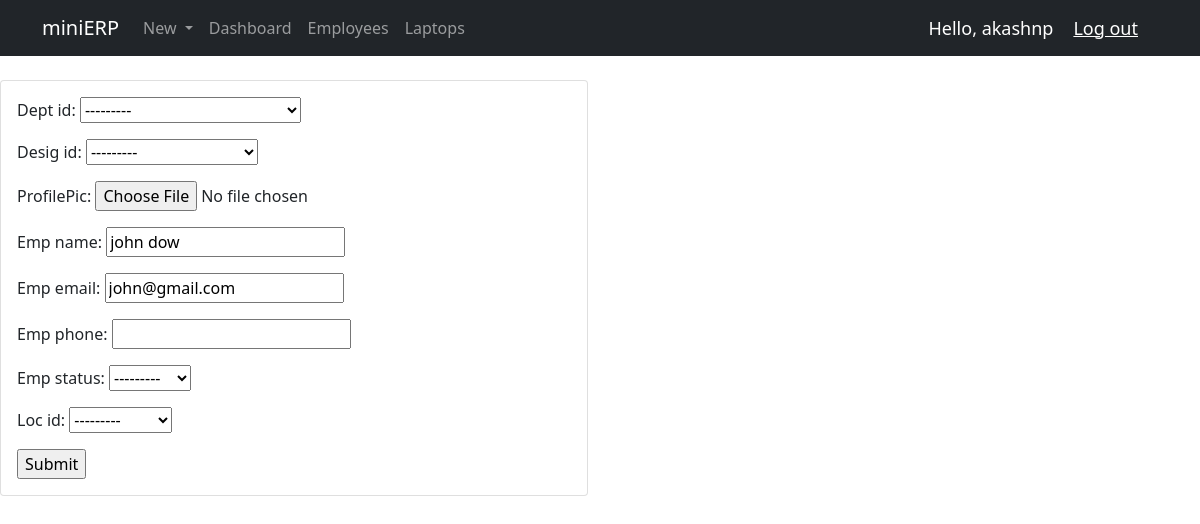
The page /employee_edit/15 (signed in) on the database as committed earlier.
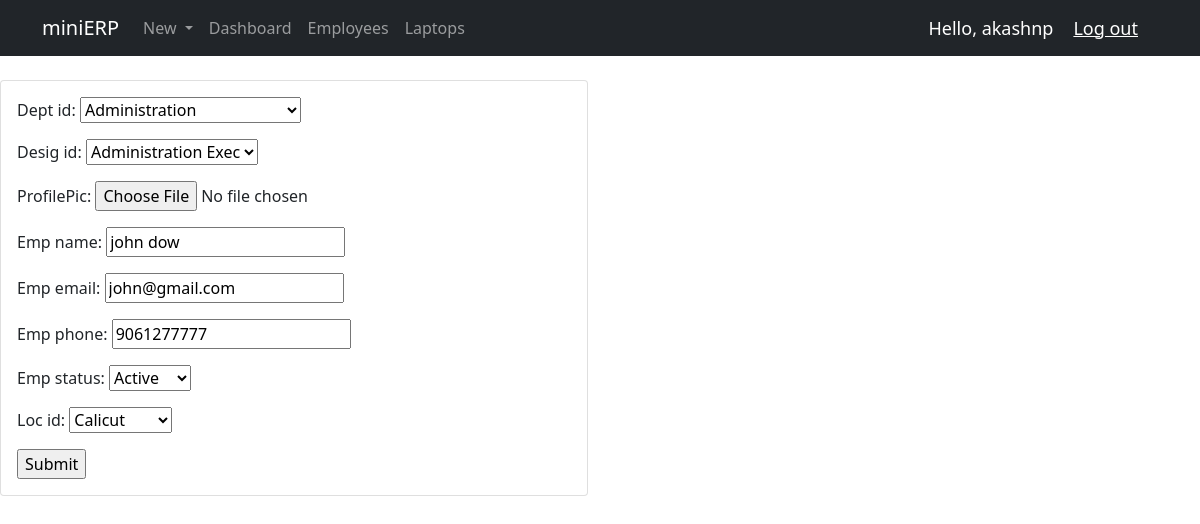
The same page on the database as committed later.
### hardware/models.py (models this page shows, shortened)
class Employee(models.Model):
    EMPLOYEE_STATUS = (
        ('Active', 'Active'),
        ('InActive', 'Inactive'),
    )
    user = models.OneToOneField(User, null=True, on_delete=models.CASCADE)
    emp_id = models.AutoField(primary_key=True, editable=False)
    dept_id = models.ForeignKey(Department, null=True, on_delete=models.SET_NULL)
    desig_id = models.ForeignKey(Designation, null=True, on_delete=models.SET_NULL)
    laptop_assiged = models.ForeignKey(Laptop, null=True, blank=True, on_delete=models.SET_NULL)
    profilePic = models.ImageField(null=True, blank=True)
    emp_name = models.CharField(max_length=100, null=True)
    emp_email = models.CharField(max_length=100, null=True)
    emp_phone = models.IntegerField(null=True)
    emp_status = models.CharField(max_length=10, null=True, choices=EMPLOYEE_STATUS)
    loc_id = models.ForeignKey(Location, null=True, blank=False, on_delete=models.SET_NULL)
    emp_date_joined = models.DateField
    emp_date_exited = models.DateField
    emp_date_created = models.DateField(auto_now_add=True)
    history = HistoricalRecords()

### hardware/decorators.py (the view)
        def wrapper_func(request, *args, **kwargs):
            group = None
            if request.user.groups.exists():
                group = request.user.groups.all()[0].name
            if group in allowed_roles:
                return view_func(request, *args, **kwargs)
            else:
                return HttpResponse("You are not authorized to view this page!")

### hardware/forms.py
class EmployeeForm(ModelForm):
    class Meta:
        model = Employee
        fields = '__all__'
        exclude = ['user', 'laptop_assiged',]
    def __init__(self, *args, **kwargs):
        super().__init__(*args, **kwargs)
        self.fields['desig_id'].queryset = Designation.objects.all()

### hardware/models.py (called while the page is built)
    def __str__(self):
        return self.dept_name

    def __str__(self):
        return self.designation

    def __str__(self):
        return self.location

### hardware/views.py (called while the page is built)
@login_required(login_url='login')
@allowed_users(allowed_roles=['admin'])
def employee_edit(request, pk):
    employee = Employee.objects.get(emp_id=pk)
    form = EmployeeForm(instance=employee)
    if request.method == 'POST':
        form = EmployeeForm(request.POST, instance=employee)
        if form.is_valid():
            form.save()
            return redirect('/dash_employees')
    context = {'form':form}
    return render(request, 'hardware/employee_add.html', context)

### hardware/templates/hardware/employee_add.html (shortened to what this page needs)
{% extends 'hardware/main.html' %}
{% block content %}
<div class="row">
    <div class="col-md-6">
        <div class="card card-body">
            <form action="" type="submit" method="POST" name="submit">
                {{form.as_p}}
                <input type="submit" name="Submit">
            </form>
</div>
{% endblock %}

Rows that differ between the two databases and show on the page:
changed Employee "john dow": dept_id "---------" → "Administration"; desig_id "---------" → "Administration Exec"; emp_phone (not shown) → "9061277777"; emp_status "---------" → "Active"; loc_id "---------" → "Calicut"
